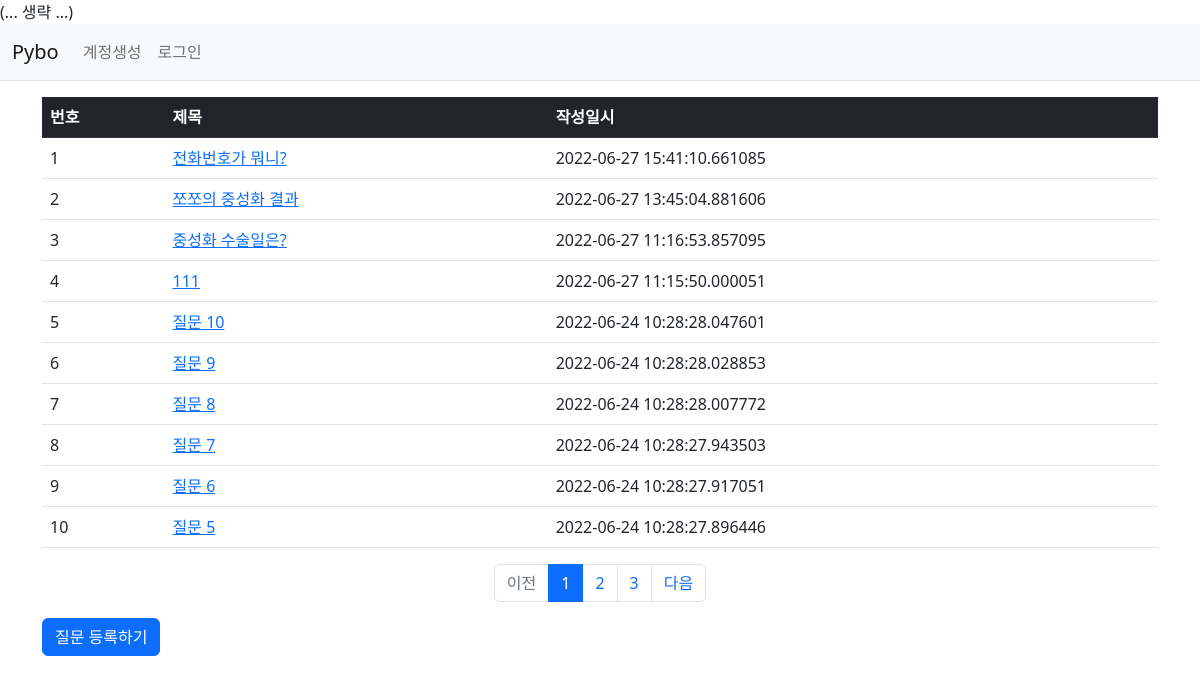
Page /question/list/ on the committed database.
### pybo/models.py (models this page shows)
class Question(db.Model) :
    id = db.Column(db.Integer, primary_key=True)
    subject = db.Column(db.String(200), nullable=False)  #string대신 text도 가능. text는 제한이 없어 문제가 되기도.
    content = db.Column(db.Text(),nullable=False)        # nullable는 제목은 꼭 있어야 한다는 뜻
    create_date = db.Column(db.DateTime(),nullable=False)

### pybo/views/question_views.py (the view)
@bp.route('/list/')
def questionlist() :
    page = request.args.get('page',type=int,default=1)
    question_list = Question.query.order_by(Question.create_date.desc())
    question_list = question_list.paginate(page,per_page=10) #페이지마다 글을 10개씩 보여줘라
    return render_template('question/question_list.html', question_list=question_list)

### pybo/views/auth_views.py (called while the page is built)
@bp.before_app_request
def load_logged_in_user():
    user_id = session.get('user_id')
    if user_id is None:
        g.user = None
    else:
        g.user = User.query.get(user_id)  #g.user에 있으면 로그인되어 있는 상태.  g.user는 플라스크 어디에서든 쓸 수 있음.

### pybo/templates/question/question_list.html
{% extends 'base.html' %}
{% block content %}
<div class="container my-3">
    <table class="table">
        <thead>
        <tr class="table-dark">
            <th>번호</th>
            <th>제목</th>
            <th>작성일시</th>
        </tr>
        </thead>
        <tbody>
        {% if question_list %}
        {% for question in question_list.items %}
        <tr>
            <td>{{ loop.index }}</td>
            <td>
                <a href="{{ url_for('question.detail', question_id=question.id) }}">{{ question.subject }}</a>
            </td>
            <td>{{ question.create_date }}</td>
        </tr>
        {% endfor %}
        {% endif %}
        </tbody>
    </table>
    <ul class="pagination justify-content-center">
        {% if question_list.has_prev %}
        <li class="page-item">
            <a class="page-link" href="?page={{ question_list.prev_num }}">이전</a>
        </li>
        {% else %}
        <li class="page-item disabled">
            <a class="page-link" tabindex="-1" aria-disabled="true" href="javascript:void(0)">이전</a>
        </li>
        {% endif %}
        {% for page_num in question_list.iter_pages() %}
        {% if page_num %}
        {% if page_num != question_list.page %}
        <li class="page-item">
            <a class="page-link" href="?page={{ page_num }}">{{ page_num }}</a>
        </li>
        {% else %}
        <li class="page-item active" aria-current="page">
            <a class="page-link" href="javascript:void(0)">{{ page_num }}</a>
        </li>
        {% endif %}
        {% else %}
        <li class="disabled">
            <a class="page-link" href="javascript:void(0)">...</a>
        </li>
        {% endif %}
        {% endfor %}
        {% if question_list.has_next %}
        <li class="page-item">
            <a class="page-link" href="?page={{ question_list.next_num }}">다음</a>
        </li>
        {% else %}
        <li class="page-item disabled">
            <a class="page-link" tabindex="-1" aria-disabled="true" href="javascript:void(0)">다음</a>
        </li>
        {% endif %}
    </ul>
    <a href="{{ url_for('question.create') }}" class="btn btn-primary">질문 등록하기</a>
</div>
{% endblock %}

### pybo/templates/base.html (shortened to what this page needs)
<!DOCTYPE html>
<html lang="en">
<head>
</head>
<!doctype html>
<html lang="ko">
<head>
    <link rel="stylesheet" href="{{ url_for('static', filename='bootstrap.min.css') }}">
</head>
<body>
(... 생략 ...)
</body>
</html>
<body>
<nav class="navbar navbar-expand-lg navbar-light bg-light border-bottom">
    <div class="container-fluid">
        <a class="navbar-brand" href="{{ url_for('main.index') }}">Pybo</a>
        <div class="collapse navbar-collapse" id="navbarSupportedContent">
            {% if g.user %}
            <ul class="navbar-nav">
                <li class="nav-item ">
                    <a class="nav-link" href="{{url_for('auth.logout')}}">{{ g.user.username }} (로그아웃)</a>
                </li>
            </ul>
            {% else %}
            <ul class="navbar-nav me-auto mb-2 mb-lg-0">
                <li class="nav-item">
                    <a class="nav-link" href="{{ url_for('auth.signup') }}">계정생성</a>
                </li>
                <li class="nav-item">
                    <a class="nav-link" href="{{ url_for('auth.login') }}">로그인</a>
                </li>
            </ul>
            {% endif %}
        </div>
    </div>
</nav>
{% block content %}
{% endblock %}
</body>
</html>

### rows in the picture
Question: subject "전화번호가 뭐니?", create_date "2022-06-27 15:41:10.661085"
Question: subject "쪼쪼의 중성화 결과", create_date "2022-06-27 13:45:04.881606"
Question: subject "중성화 수술일은?", create_date "2022-06-27 11:16:53.857095"
Question: subject "111", create_date "2022-06-27 11:15:50.000051"
Question: subject "질문 10", create_date "2022-06-24 10:28:28.047601"
Question: subject "질문 9", create_date "2022-06-24 10:28:28.028853"
Question: subject "질문 8", create_date "2022-06-24 10:28:28.007772"
Question: subject "질문 7", create_date "2022-06-24 10:28:27.943503"
Question: subject "질문 6", create_date "2022-06-24 10:28:27.917051"
Question: subject "질문 5", create_date "2022-06-24 10:28:27.896446"

### other values in the picture
{{ page_num }} "1"
{{ page_num }} "2" "3"
